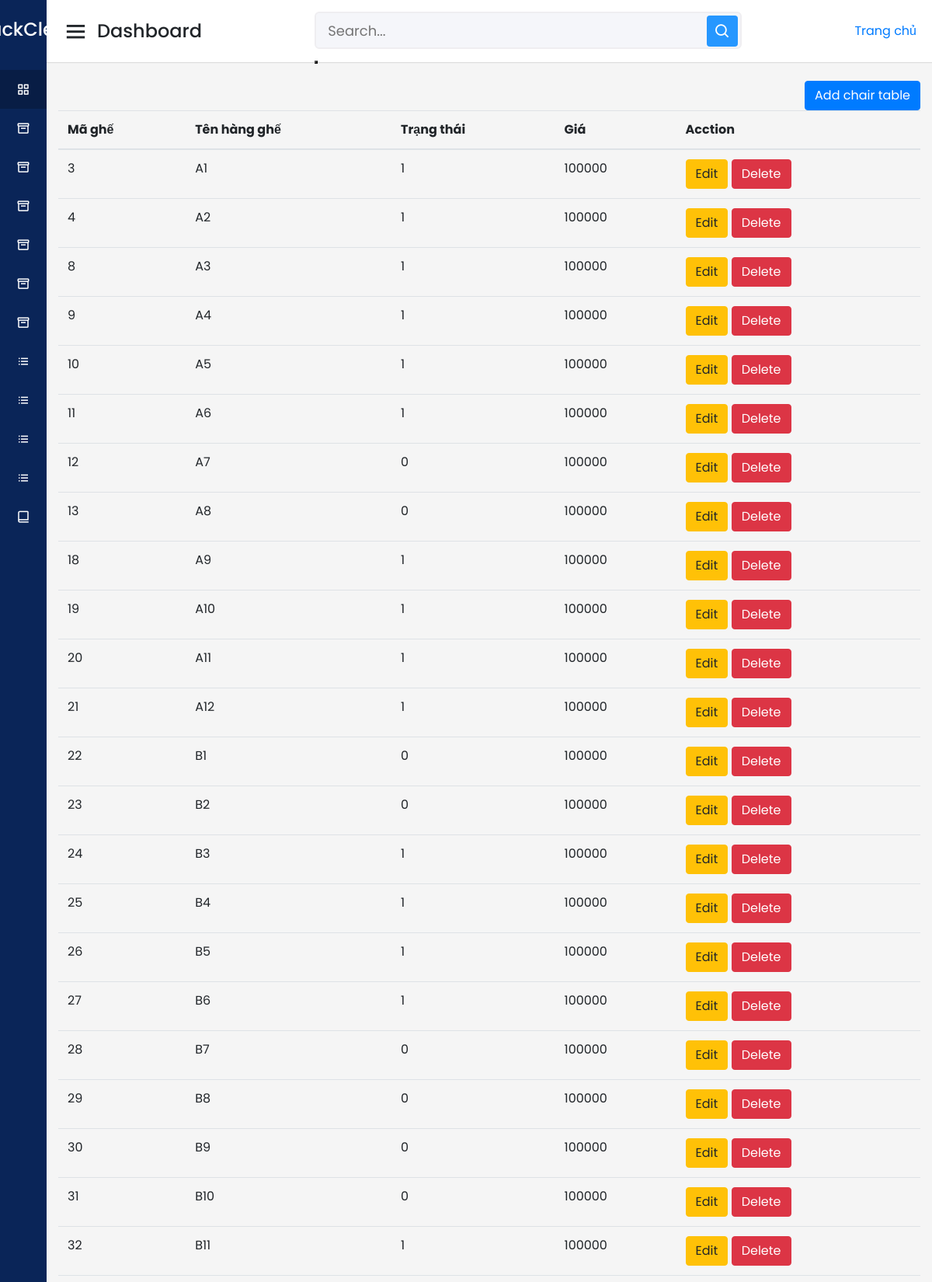
/admin/index.php?act=showghe (signed in, upper part), run on the app's committed database.
### tables this page shows
CREATE TABLE `ghe` (
  `id_ghe` int(50) NOT NULL,
  `ten_ghe` varchar(225) NOT NULL,
  `trang_thai` text NOT NULL,
  `gia` int(255) NOT NULL,
  `loai_ghe` text NOT NULL,
  `id_phong_chieu` int(11) NOT NULL
);

### model/pdo.php (called while the page is built, shortened)
<?php
function pdo_get_connection(){
    $dburl = "mysql:host=localhost;dbname=duan1_fpoly_2023;charset=utf8";
    $username = 'root';
    $password = '';
    $conn = new PDO($dburl, $username, $password);
    $conn->setAttribute(PDO::ATTR_ERRMODE, PDO::ERRMODE_EXCEPTION);
    return $conn;
}
function pdo_query($sql){
    $sql_args = array_slice(func_get_args(), 1);
    try{
        $conn = pdo_get_connection();
        $stmt = $conn->prepare($sql);
        $stmt->execute($sql_args);
        $rows = $stmt->fetchAll();
        return $rows;
    }
    catch(PDOException $e){
        throw $e;
    }
    finally{
        unset($conn);
    }
}

### model/bangghe.php (called while the page is built, shortened)
<?php
function show_ghe() {
    $sql = "select * from ghe";
    $result_ghe= pdo_query($sql);
    return  $result_ghe;
}
?>

### admin/bangghe/show.php (the view, shortened to what this page needs)
<section class="content">
        <div class="container-fluid">
          <a class="float-right" href="index.php?act=addghe"><button class="btn btn-primary" type="button">Add chair table</button></a>
          <table class="table">
            <thead>
              <tr>
              <th scope="col">Mã ghế</th>
            <th scope="col">Tên hàng ghế</th>
            <th scope="col">Trạng thái</th>
            <th scope="col">Giá</th>
            <th scope="col">Acction</th>
              </tr>
            </thead>
            <tr>
            <?php
    foreach ($result as  $row) {
    ?>
        <tr>
            <td><?php echo $row['id_ghe']; ?></td>
            <td><?php echo $row['ten_ghe']; ?></td>
            <td><?php echo $row['trang_thai']; ?></td>
            <td><?php echo $row['gia']; ?></td>
            <td>
            <a href="index.php?act=update_ghe&id_ghe=<?php echo $row['id_ghe']; ?>"><button class="btn btn-warning">Edit</button></a>
            <a href="index.php?act=delete_ghe&id_ghe=<?php echo $row['id_ghe']; ?>"><button onclick="return confirm('Ban muon xoa khong?')" class="btn btn-danger">Delete</button></a>
            </td>
        </tr>
    <?php
    }
    ?>
          </table>
        </div>
      </section>

### Assets/css/admin.css (style rules this page uses)
* { margin: 0; padding: 0; box-sizing: border-box; font-family: 'Poppins', sans-serif; }

### data on the page
ghe: id_ghe "3", ten_ghe "A1", trang_thai "1", gia "100000"
ghe: id_ghe "4", ten_ghe "A2", trang_thai "1", gia "100000"
ghe: id_ghe "8", ten_ghe "A3", trang_thai "1", gia "100000"
ghe: id_ghe "9", ten_ghe "A4", trang_thai "1", gia "100000"
ghe: id_ghe "10", ten_ghe "A5", trang_thai "1", gia "100000"
ghe: id_ghe "11", ten_ghe "A6", trang_thai "1", gia "100000"
ghe: id_ghe "12", ten_ghe "A7", trang_thai "0", gia "100000"
ghe: id_ghe "13", ten_ghe "A8", trang_thai "0", gia "100000"
ghe: id_ghe "18", ten_ghe "A9", trang_thai "1", gia "100000"
ghe: id_ghe "19", ten_ghe "A10", trang_thai "1", gia "100000"
ghe: id_ghe "20", ten_ghe "A11", trang_thai "1", gia "100000"
ghe: id_ghe "21", ten_ghe "A12", trang_thai "1", gia "100000"
ghe: id_ghe "22", ten_ghe "B1", trang_thai "0", gia "100000"
ghe: id_ghe "23", ten_ghe "B2", trang_thai "0", gia "100000"
ghe: id_ghe "24", ten_ghe "B3", trang_thai "1", gia "100000"
ghe: id_ghe "25", ten_ghe "B4", trang_thai "1", gia "100000"
ghe: id_ghe "26", ten_ghe "B5", trang_thai "1", gia "100000"
ghe: id_ghe "27", ten_ghe "B6", trang_thai "1", gia "100000"
ghe: id_ghe "28", ten_ghe "B7", trang_thai "0", gia "100000"
ghe: id_ghe "29", ten_ghe "B8", trang_thai "0", gia "100000"
ghe: id_ghe "30", ten_ghe "B9", trang_thai "0", gia "100000"
ghe: id_ghe "31", ten_ghe "B10", trang_thai "0", gia "100000"
ghe: id_ghe "32", ten_ghe "B11", trang_thai "1", gia "100000"
